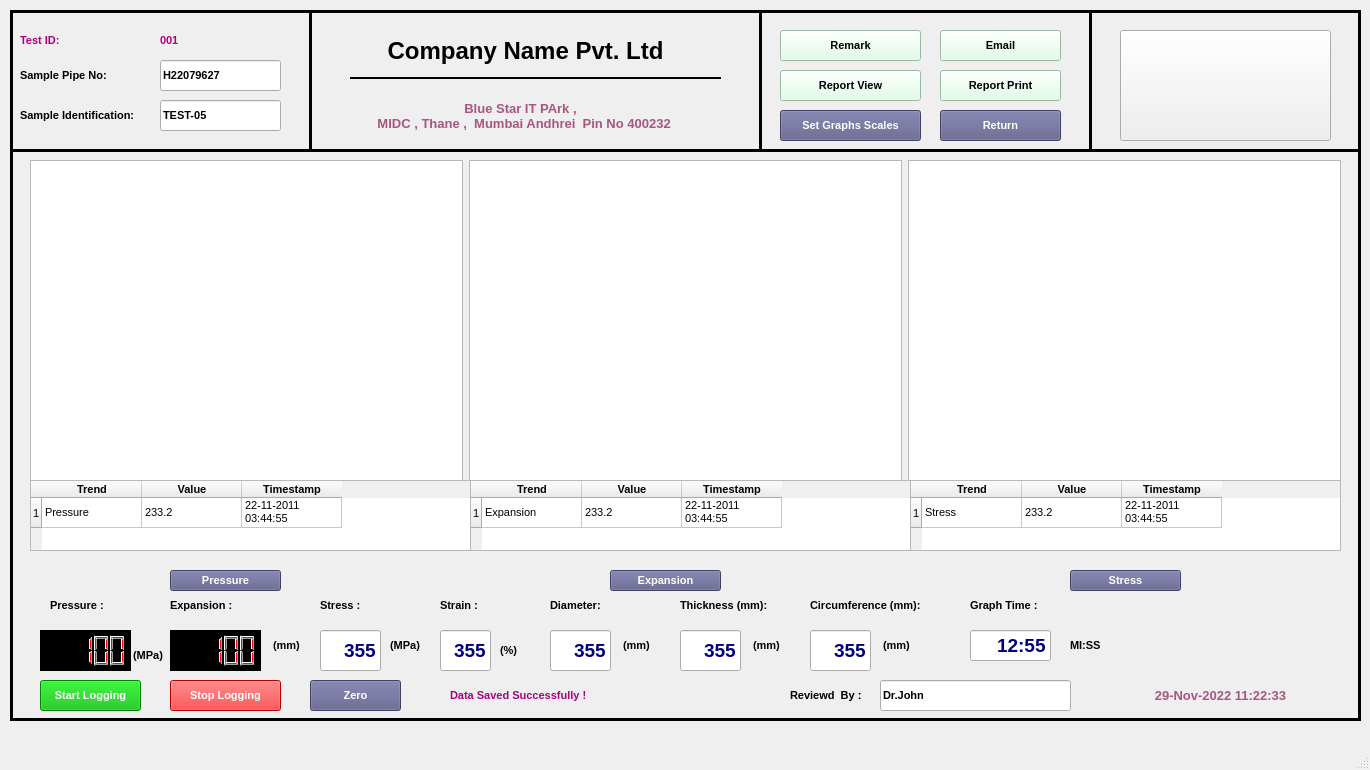
<?xml version="1.0" encoding="UTF-8"?>
<ui version="4.0">
 <class>MainWindow</class>
 <widget class="QMainWindow" name="MainWindow">
  <property name="geometry">
   <rect>
    <x>0</x>
    <y>0</y>
    <width>1370</width>
    <height>770</height>
   </rect>
  </property>
  <property name="baseSize">
   <size>
    <width>0</width>
    <height>0</height>
   </size>
  </property>
  <property name="windowTitle">
   <string>MainWindow</string>
  </property>
  <property name="styleSheet">
   <string notr="true"/>
  </property>
  <widget class="QWidget" name="centralwidget">
   <widget class="QFrame" name="frame">
    <property name="geometry">
     <rect>
      <x>10</x>
      <y>10</y>
      <width>1351</width>
      <height>711</height>
     </rect>
    </property>
    <property name="font">
     <font>
      <family>MS Sans Serif</family>
     </font>
    </property>
    <property name="styleSheet">
     <string notr="true"/>
    </property>
    <property name="frameShape">
     <enum>QFrame::Box</enum>
    </property>
    <property name="frameShadow">
     <enum>QFrame::Plain</enum>
    </property>
    <property name="lineWidth">
     <number>3</number>
    </property>
    <widget class="QPushButton" name="pushButton_4">
     <property name="geometry">
      <rect>
       <x>30</x>
       <y>670</y>
       <width>101</width>
       <height>31</height>
      </rect>
     </property>
     <property name="font">
      <font>
       <family>Arial</family>
       <pointsize>8</pointsize>
       <weight>75</weight>
       <bold>true</bold>
      </font>
     </property>
     <property name="styleSheet">
      <string notr="true">color: rgb(255, 255, 255);
background-color: rgb(0, 180, 0);</string>
     </property>
     <property name="text">
      <string>Start Logging</string>
     </property>
    </widget>
    <widget class="QLabel" name="label_11">
     <property name="geometry">
      <rect>
       <x>10</x>
       <y>20</y>
       <width>91</width>
       <height>21</height>
      </rect>
     </property>
     <property name="font">
      <font>
       <family>Arial</family>
       <pointsize>8</pointsize>
       <weight>75</weight>
       <bold>true</bold>
      </font>
     </property>
     <property name="styleSheet">
      <string notr="true">color: rgb(170, 0, 127);</string>
     </property>
     <property name="text">
      <string>Test ID:</string>
     </property>
     <property name="alignment">
      <set>Qt::AlignLeading|Qt::AlignLeft|Qt::AlignVCenter</set>
     </property>
    </widget>
    <widget class="QLabel" name="label_12">
     <property name="geometry">
      <rect>
       <x>150</x>
       <y>20</y>
       <width>61</width>
       <height>21</height>
      </rect>
     </property>
     <property name="font">
      <font>
       <family>Arial</family>
       <pointsize>8</pointsize>
       <weight>75</weight>
       <bold>true</bold>
      </font>
     </property>
     <property name="styleSheet">
      <string notr="true">color: rgb(170, 0, 127);</string>
     </property>
     <property name="text">
      <string>001</string>
     </property>
     <property name="alignment">
      <set>Qt::AlignLeading|Qt::AlignLeft|Qt::AlignVCenter</set>
     </property>
    </widget>
    <widget class="QLCDNumber" name="lcdNumber">
     <property name="geometry">
      <rect>
       <x>160</x>
       <y>620</y>
       <width>91</width>
       <height>41</height>
      </rect>
     </property>
     <property name="styleSheet">
      <string notr="true">background-color: rgb(0, 0, 0);
font: 10pt &quot;MS Sans Serif&quot;;
color: rgb(255, 0, 0);</string>
     </property>
     <property name="smallDecimalPoint">
      <bool>false</bool>
     </property>
     <property name="value" stdset="0">
      <double>100.000000000000000</double>
     </property>
     <property name="intValue" stdset="0">
      <number>100</number>
     </property>
    </widget>
    <widget class="QPushButton" name="pushButton_5">
     <property name="geometry">
      <rect>
       <x>930</x>
       <y>20</y>
       <width>121</width>
       <height>31</height>
      </rect>
     </property>
     <property name="font">
      <font>
       <family>Arial</family>
       <pointsize>8</pointsize>
       <weight>75</weight>
       <bold>true</bold>
      </font>
     </property>
     <property name="styleSheet">
      <string notr="true">color: rgb(0, 0, 0);
background-color: rgb(217, 255, 227);</string>
     </property>
     <property name="text">
      <string>Email</string>
     </property>
    </widget>
    <widget class="QPushButton" name="pushButton_6">
     <property name="geometry">
      <rect>
       <x>770</x>
       <y>20</y>
       <width>141</width>
       <height>31</height>
      </rect>
     </property>
     <property name="font">
      <font>
       <family>Arial</family>
       <pointsize>8</pointsize>
       <weight>75</weight>
       <bold>true</bold>
      </font>
     </property>
     <property name="styleSheet">
      <string notr="true">color: rgb(0, 0, 0);
background-color: rgb(217, 255, 227);</string>
     </property>
     <property name="text">
      <string>Remark</string>
     </property>
    </widget>
    <widget class="QPushButton" name="pushButton_7">
     <property name="geometry">
      <rect>
       <x>770</x>
       <y>60</y>
       <width>141</width>
       <height>31</height>
      </rect>
     </property>
     <property name="font">
      <font>
       <family>Arial</family>
       <pointsize>8</pointsize>
       <weight>75</weight>
       <bold>true</bold>
      </font>
     </property>
     <property name="styleSheet">
      <string notr="true">color: rgb(0, 0, 0);
background-color: rgb(217, 255, 227);</string>
     </property>
     <property name="text">
      <string>Report View</string>
     </property>
    </widget>
    <widget class="QPushButton" name="pushButton_8">
     <property name="geometry">
      <rect>
       <x>930</x>
       <y>60</y>
       <width>121</width>
       <height>31</height>
      </rect>
     </property>
     <property name="font">
      <font>
       <family>Arial</family>
       <pointsize>8</pointsize>
       <weight>75</weight>
       <bold>true</bold>
      </font>
     </property>
     <property name="styleSheet">
      <string notr="true">color: rgb(0, 0, 0);
background-color: rgb(217, 255, 227);</string>
     </property>
     <property name="text">
      <string>Report Print</string>
     </property>
    </widget>
    <widget class="QLCDNumber" name="lcdNumber_2">
     <property name="geometry">
      <rect>
       <x>30</x>
       <y>620</y>
       <width>91</width>
       <height>41</height>
      </rect>
     </property>
     <property name="styleSheet">
      <string notr="true">background-color: rgb(0, 0, 0);
font: 10pt &quot;MS Sans Serif&quot;;
color: rgb(255, 0, 0);</string>
     </property>
     <property name="smallDecimalPoint">
      <bool>false</bool>
     </property>
     <property name="value" stdset="0">
      <double>100.000000000000000</double>
     </property>
     <property name="intValue" stdset="0">
      <number>100</number>
     </property>
    </widget>
    <widget class="QLabel" name="label_78">
     <property name="geometry">
      <rect>
       <x>10</x>
       <y>50</y>
       <width>141</width>
       <height>31</height>
      </rect>
     </property>
     <property name="font">
      <font>
       <family>Arial</family>
       <pointsize>8</pointsize>
       <weight>75</weight>
       <bold>true</bold>
      </font>
     </property>
     <property name="styleSheet">
      <string notr="true">color: rgb(0, 0, 0);</string>
     </property>
     <property name="text">
      <string>Sample Pipe No:</string>
     </property>
     <property name="alignment">
      <set>Qt::AlignLeading|Qt::AlignLeft|Qt::AlignVCenter</set>
     </property>
    </widget>
    <widget class="QLineEdit" name="lineEdit_16">
     <property name="geometry">
      <rect>
       <x>150</x>
       <y>50</y>
       <width>121</width>
       <height>31</height>
      </rect>
     </property>
     <property name="font">
      <font>
       <family>Arial</family>
       <pointsize>8</pointsize>
       <weight>75</weight>
       <bold>true</bold>
      </font>
     </property>
     <property name="text">
      <string>H22079627</string>
     </property>
    </widget>
    <widget class="QLineEdit" name="lineEdit_17">
     <property name="geometry">
      <rect>
       <x>150</x>
       <y>90</y>
       <width>121</width>
       <height>31</height>
      </rect>
     </property>
     <property name="font">
      <font>
       <family>Arial</family>
       <pointsize>8</pointsize>
       <weight>75</weight>
       <bold>true</bold>
      </font>
     </property>
     <property name="text">
      <string>TEST-05</string>
     </property>
    </widget>
    <widget class="QLabel" name="label_79">
     <property name="geometry">
      <rect>
       <x>10</x>
       <y>90</y>
       <width>141</width>
       <height>31</height>
      </rect>
     </property>
     <property name="font">
      <font>
       <family>Arial</family>
       <pointsize>8</pointsize>
       <weight>75</weight>
       <bold>true</bold>
      </font>
     </property>
     <property name="styleSheet">
      <string notr="true">color: rgb(0, 0, 0);</string>
     </property>
     <property name="text">
      <string>Sample Identification:</string>
     </property>
     <property name="alignment">
      <set>Qt::AlignLeading|Qt::AlignLeft|Qt::AlignVCenter</set>
     </property>
    </widget>
    <widget class="Line" name="line_18">
     <property name="geometry">
      <rect>
       <x>290</x>
       <y>0</y>
       <width>20</width>
       <height>141</height>
      </rect>
     </property>
     <property name="frameShadow">
      <enum>QFrame::Plain</enum>
     </property>
     <property name="lineWidth">
      <number>3</number>
     </property>
     <property name="orientation">
      <enum>Qt::Vertical</enum>
     </property>
    </widget>
    <widget class="Line" name="line_19">
     <property name="geometry">
      <rect>
       <x>1070</x>
       <y>0</y>
       <width>20</width>
       <height>141</height>
      </rect>
     </property>
     <property name="frameShadow">
      <enum>QFrame::Plain</enum>
     </property>
     <property name="lineWidth">
      <number>3</number>
     </property>
     <property name="orientation">
      <enum>Qt::Vertical</enum>
     </property>
    </widget>
    <widget class="QPushButton" name="pushButton_16">
     <property name="geometry">
      <rect>
       <x>770</x>
       <y>100</y>
       <width>141</width>
       <height>31</height>
      </rect>
     </property>
     <property name="font">
      <font>
       <family>Arial</family>
       <pointsize>8</pointsize>
       <weight>75</weight>
       <bold>true</bold>
      </font>
     </property>
     <property name="styleSheet">
      <string notr="true">background-color: rgb(90, 90, 134);
color: rgb(255, 255, 255);</string>
     </property>
     <property name="text">
      <string>Set Graphs Scales</string>
     </property>
    </widget>
    <widget class="QLabel" name="label_9">
     <property name="geometry">
      <rect>
       <x>780</x>
       <y>670</y>
       <width>81</width>
       <height>31</height>
      </rect>
     </property>
     <property name="font">
      <font>
       <family>Arial</family>
       <pointsize>8</pointsize>
       <weight>75</weight>
       <bold>true</bold>
      </font>
     </property>
     <property name="styleSheet">
      <string notr="true">color: rgb(0, 0, 0);</string>
     </property>
     <property name="text">
      <string>Reviewd  By :</string>
     </property>
     <property name="alignment">
      <set>Qt::AlignLeading|Qt::AlignLeft|Qt::AlignVCenter</set>
     </property>
    </widget>
    <widget class="QLineEdit" name="lineEdit_44">
     <property name="geometry">
      <rect>
       <x>870</x>
       <y>670</y>
       <width>191</width>
       <height>31</height>
      </rect>
     </property>
     <property name="font">
      <font>
       <family>Arial</family>
       <pointsize>8</pointsize>
       <weight>75</weight>
       <bold>true</bold>
      </font>
     </property>
     <property name="text">
      <string>Dr.John</string>
     </property>
    </widget>
    <widget class="QPushButton" name="pushButton_9">
     <property name="geometry">
      <rect>
       <x>160</x>
       <y>670</y>
       <width>111</width>
       <height>31</height>
      </rect>
     </property>
     <property name="font">
      <font>
       <family>Arial</family>
       <pointsize>8</pointsize>
       <weight>75</weight>
       <bold>true</bold>
      </font>
     </property>
     <property name="styleSheet">
      <string notr="true">color: rgb(255, 255, 255);
background-color: rgb(255, 0, 0);</string>
     </property>
     <property name="text">
      <string>Stop Logging</string>
     </property>
    </widget>
    <widget class="QLabel" name="label_140">
     <property name="geometry">
      <rect>
       <x>540</x>
       <y>580</y>
       <width>101</width>
       <height>31</height>
      </rect>
     </property>
     <property name="font">
      <font>
       <family>Arial</family>
       <pointsize>8</pointsize>
       <weight>75</weight>
       <bold>true</bold>
      </font>
     </property>
     <property name="styleSheet">
      <string notr="true">color: rgb(0, 0, 0);</string>
     </property>
     <property name="text">
      <string>Diameter:</string>
     </property>
     <property name="alignment">
      <set>Qt::AlignLeading|Qt::AlignLeft|Qt::AlignVCenter</set>
     </property>
    </widget>
    <widget class="QLineEdit" name="lineEdit_46">
     <property name="geometry">
      <rect>
       <x>540</x>
       <y>620</y>
       <width>61</width>
       <height>41</height>
      </rect>
     </property>
     <property name="font">
      <font>
       <family>Arial</family>
       <pointsize>14</pointsize>
       <weight>75</weight>
       <bold>true</bold>
      </font>
     </property>
     <property name="styleSheet">
      <string notr="true">color: rgb(0, 0, 127);</string>
     </property>
     <property name="text">
      <string>355</string>
     </property>
     <property name="alignment">
      <set>Qt::AlignRight|Qt::AlignTrailing|Qt::AlignVCenter</set>
     </property>
    </widget>
    <widget class="QLabel" name="label_143">
     <property name="geometry">
      <rect>
       <x>670</x>
       <y>580</y>
       <width>101</width>
       <height>31</height>
      </rect>
     </property>
     <property name="font">
      <font>
       <family>Arial</family>
       <pointsize>8</pointsize>
       <weight>75</weight>
       <bold>true</bold>
      </font>
     </property>
     <property name="styleSheet">
      <string notr="true">color: rgb(0, 0, 0);</string>
     </property>
     <property name="text">
      <string>Thickness (mm):</string>
     </property>
     <property name="alignment">
      <set>Qt::AlignLeading|Qt::AlignLeft|Qt::AlignVCenter</set>
     </property>
    </widget>
    <widget class="QLineEdit" name="lineEdit_47">
     <property name="geometry">
      <rect>
       <x>670</x>
       <y>620</y>
       <width>61</width>
       <height>41</height>
      </rect>
     </property>
     <property name="font">
      <font>
       <family>Arial</family>
       <pointsize>14</pointsize>
       <weight>75</weight>
       <bold>true</bold>
      </font>
     </property>
     <property name="styleSheet">
      <string notr="true">color: rgb(0, 0, 127);</string>
     </property>
     <property name="text">
      <string>355</string>
     </property>
     <property name="alignment">
      <set>Qt::AlignRight|Qt::AlignTrailing|Qt::AlignVCenter</set>
     </property>
    </widget>
    <widget class="QLabel" name="label_144">
     <property name="geometry">
      <rect>
       <x>800</x>
       <y>580</y>
       <width>131</width>
       <height>31</height>
      </rect>
     </property>
     <property name="font">
      <font>
       <family>Arial</family>
       <pointsize>8</pointsize>
       <weight>75</weight>
       <bold>true</bold>
      </font>
     </property>
     <property name="styleSheet">
      <string notr="true">color: rgb(0, 0, 0);</string>
     </property>
     <property name="text">
      <string>Circumference (mm):</string>
     </property>
     <property name="alignment">
      <set>Qt::AlignLeading|Qt::AlignLeft|Qt::AlignVCenter</set>
     </property>
    </widget>
    <widget class="QLineEdit" name="lineEdit_48">
     <property name="geometry">
      <rect>
       <x>310</x>
       <y>620</y>
       <width>61</width>
       <height>41</height>
      </rect>
     </property>
     <property name="font">
      <font>
       <family>Arial</family>
       <pointsize>14</pointsize>
       <weight>75</weight>
       <bold>true</bold>
      </font>
     </property>
     <property name="styleSheet">
      <string notr="true">color: rgb(0, 0, 127);</string>
     </property>
     <property name="text">
      <string>355</string>
     </property>
     <property name="alignment">
      <set>Qt::AlignRight|Qt::AlignTrailing|Qt::AlignVCenter</set>
     </property>
    </widget>
    <widget class="QLabel" name="label_145">
     <property name="geometry">
      <rect>
       <x>40</x>
       <y>580</y>
       <width>81</width>
       <height>31</height>
      </rect>
     </property>
     <property name="font">
      <font>
       <family>Arial</family>
       <pointsize>8</pointsize>
       <weight>75</weight>
       <bold>true</bold>
      </font>
     </property>
     <property name="styleSheet">
      <string notr="true">color: rgb(0, 0, 0);</string>
     </property>
     <property name="text">
      <string>Pressure :</string>
     </property>
     <property name="alignment">
      <set>Qt::AlignLeading|Qt::AlignLeft|Qt::AlignVCenter</set>
     </property>
    </widget>
    <widget class="QLabel" name="label_146">
     <property name="geometry">
      <rect>
       <x>160</x>
       <y>580</y>
       <width>111</width>
       <height>31</height>
      </rect>
     </property>
     <property name="font">
      <font>
       <family>Arial</family>
       <pointsize>8</pointsize>
       <weight>75</weight>
       <bold>true</bold>
      </font>
     </property>
     <property name="styleSheet">
      <string notr="true">color: rgb(0, 0, 0);</string>
     </property>
     <property name="text">
      <string>Expansion :</string>
     </property>
     <property name="alignment">
      <set>Qt::AlignLeading|Qt::AlignLeft|Qt::AlignVCenter</set>
     </property>
    </widget>
    <widget class="QLabel" name="label_147">
     <property name="geometry">
      <rect>
       <x>310</x>
       <y>580</y>
       <width>61</width>
       <height>31</height>
      </rect>
     </property>
     <property name="font">
      <font>
       <family>Arial</family>
       <pointsize>8</pointsize>
       <weight>75</weight>
       <bold>true</bold>
      </font>
     </property>
     <property name="styleSheet">
      <string notr="true">color: rgb(0, 0, 0);</string>
     </property>
     <property name="text">
      <string>Stress :</string>
     </property>
     <property name="alignment">
      <set>Qt::AlignLeading|Qt::AlignLeft|Qt::AlignVCenter</set>
     </property>
    </widget>
    <widget class="QLineEdit" name="lineEdit_51">
     <property name="geometry">
      <rect>
       <x>800</x>
       <y>620</y>
       <width>61</width>
       <height>41</height>
      </rect>
     </property>
     <property name="font">
      <font>
       <family>Arial</family>
       <pointsize>14</pointsize>
       <weight>75</weight>
       <bold>true</bold>
      </font>
     </property>
     <property name="styleSheet">
      <string notr="true">color: rgb(0, 0, 127);</string>
     </property>
     <property name="text">
      <string>355</string>
     </property>
     <property name="alignment">
      <set>Qt::AlignRight|Qt::AlignTrailing|Qt::AlignVCenter</set>
     </property>
    </widget>
    <widget class="QLabel" name="label_148">
     <property name="geometry">
      <rect>
       <x>430</x>
       <y>580</y>
       <width>61</width>
       <height>31</height>
      </rect>
     </property>
     <property name="font">
      <font>
       <family>Arial</family>
       <pointsize>8</pointsize>
       <weight>75</weight>
       <bold>true</bold>
      </font>
     </property>
     <property name="styleSheet">
      <string notr="true">color: rgb(0, 0, 0);</string>
     </property>
     <property name="text">
      <string>Strain :</string>
     </property>
     <property name="alignment">
      <set>Qt::AlignLeading|Qt::AlignLeft|Qt::AlignVCenter</set>
     </property>
    </widget>
    <widget class="QLineEdit" name="lineEdit_52">
     <property name="geometry">
      <rect>
       <x>430</x>
       <y>620</y>
       <width>51</width>
       <height>41</height>
      </rect>
     </property>
     <property name="font">
      <font>
       <family>Arial</family>
       <pointsize>14</pointsize>
       <weight>75</weight>
       <bold>true</bold>
      </font>
     </property>
     <property name="styleSheet">
      <string notr="true">color: rgb(0, 0, 127);</string>
     </property>
     <property name="text">
      <string>355</string>
     </property>
     <property name="alignment">
      <set>Qt::AlignRight|Qt::AlignTrailing|Qt::AlignVCenter</set>
     </property>
    </widget>
    <widget class="QPushButton" name="pushButton_15">
     <property name="geometry">
      <rect>
       <x>930</x>
       <y>100</y>
       <width>121</width>
       <height>31</height>
      </rect>
     </property>
     <property name="font">
      <font>
       <family>Arial</family>
       <pointsize>8</pointsize>
       <weight>75</weight>
       <bold>true</bold>
      </font>
     </property>
     <property name="styleSheet">
      <string notr="true">background-color: rgb(90, 90, 134);
color: rgb(255, 255, 255);</string>
     </property>
     <property name="text">
      <string>Return</string>
     </property>
    </widget>
    <widget class="QPushButton" name="pushButton">
     <property name="geometry">
      <rect>
       <x>1110</x>
       <y>20</y>
       <width>211</width>
       <height>111</height>
      </rect>
     </property>
     <property name="text">
      <string/>
     </property>
     <property name="icon">
      <iconset>
       <normaloff>../images/GIGSYSlogo.png</normaloff>../images/GIGSYSlogo.png</iconset>
     </property>
     <property name="iconSize">
      <size>
       <width>150</width>
       <height>110</height>
      </size>
     </property>
    </widget>
    <widget class="QLabel" name="label_149">
     <property name="geometry">
      <rect>
       <x>960</x>
       <y>580</y>
       <width>81</width>
       <height>31</height>
      </rect>
     </property>
     <property name="font">
      <font>
       <family>Arial</family>
       <pointsize>8</pointsize>
       <weight>75</weight>
       <bold>true</bold>
      </font>
     </property>
     <property name="styleSheet">
      <string notr="true">color: rgb(0, 0, 0);</string>
     </property>
     <property name="text">
      <string>Graph Time :</string>
     </property>
     <property name="alignment">
      <set>Qt::AlignLeading|Qt::AlignLeft|Qt::AlignVCenter</set>
     </property>
    </widget>
    <widget class="QLineEdit" name="lineEdit_53">
     <property name="geometry">
      <rect>
       <x>960</x>
       <y>620</y>
       <width>81</width>
       <height>31</height>
      </rect>
     </property>
     <property name="font">
      <font>
       <family>Arial</family>
       <pointsize>14</pointsize>
       <weight>75</weight>
       <bold>true</bold>
      </font>
     </property>
     <property name="styleSheet">
      <string notr="true">color: rgb(0, 0, 127);</string>
     </property>
     <property name="text">
      <string>12:55</string>
     </property>
     <property name="alignment">
      <set>Qt::AlignRight|Qt::AlignTrailing|Qt::AlignVCenter</set>
     </property>
    </widget>
    <widget class="QLabel" name="label_150">
     <property name="geometry">
      <rect>
       <x>120</x>
       <y>630</y>
       <width>41</width>
       <height>31</height>
      </rect>
     </property>
     <property name="font">
      <font>
       <family>Arial</family>
       <pointsize>8</pointsize>
       <weight>75</weight>
       <bold>true</bold>
      </font>
     </property>
     <property name="styleSheet">
      <string notr="true">color: rgb(0, 0, 0);</string>
     </property>
     <property name="text">
      <string> (MPa) </string>
     </property>
     <property name="alignment">
      <set>Qt::AlignLeading|Qt::AlignLeft|Qt::AlignVCenter</set>
     </property>
    </widget>
    <widget class="QLabel" name="label_151">
     <property name="geometry">
      <rect>
       <x>260</x>
       <y>620</y>
       <width>41</width>
       <height>31</height>
      </rect>
     </property>
     <property name="font">
      <font>
       <family>Arial</family>
       <pointsize>8</pointsize>
       <weight>75</weight>
       <bold>true</bold>
      </font>
     </property>
     <property name="styleSheet">
      <string notr="true">color: rgb(0, 0, 0);</string>
     </property>
     <property name="text">
      <string> (mm) </string>
     </property>
     <property name="alignment">
      <set>Qt::AlignLeading|Qt::AlignLeft|Qt::AlignVCenter</set>
     </property>
    </widget>
    <widget class="QLabel" name="label_152">
     <property name="geometry">
      <rect>
       <x>380</x>
       <y>620</y>
       <width>41</width>
       <height>31</height>
      </rect>
     </property>
     <property name="font">
      <font>
       <family>Arial</family>
       <pointsize>8</pointsize>
       <weight>75</weight>
       <bold>true</bold>
      </font>
     </property>
     <property name="styleSheet">
      <string notr="true">color: rgb(0, 0, 0);</string>
     </property>
     <property name="text">
      <string>(MPa) </string>
     </property>
     <property name="alignment">
      <set>Qt::AlignLeading|Qt::AlignLeft|Qt::AlignVCenter</set>
     </property>
    </widget>
    <widget class="QLabel" name="label_153">
     <property name="geometry">
      <rect>
       <x>1060</x>
       <y>620</y>
       <width>41</width>
       <height>31</height>
      </rect>
     </property>
     <property name="font">
      <font>
       <family>Arial</family>
       <pointsize>8</pointsize>
       <weight>75</weight>
       <bold>true</bold>
      </font>
     </property>
     <property name="styleSheet">
      <string notr="true">color: rgb(0, 0, 0);</string>
     </property>
     <property name="text">
      <string>MI:SS</string>
     </property>
     <property name="alignment">
      <set>Qt::AlignLeading|Qt::AlignLeft|Qt::AlignVCenter</set>
     </property>
    </widget>
    <widget class="QLabel" name="label_154">
     <property name="geometry">
      <rect>
       <x>490</x>
       <y>630</y>
       <width>31</width>
       <height>21</height>
      </rect>
     </property>
     <property name="font">
      <font>
       <family>Arial</family>
       <pointsize>8</pointsize>
       <weight>75</weight>
       <bold>true</bold>
      </font>
     </property>
     <property name="styleSheet">
      <string notr="true">color: rgb(0, 0, 0);</string>
     </property>
     <property name="text">
      <string>(%) </string>
     </property>
     <property name="alignment">
      <set>Qt::AlignLeading|Qt::AlignLeft|Qt::AlignVCenter</set>
     </property>
    </widget>
    <widget class="QLabel" name="label_155">
     <property name="geometry">
      <rect>
       <x>610</x>
       <y>620</y>
       <width>41</width>
       <height>31</height>
      </rect>
     </property>
     <property name="font">
      <font>
       <family>Arial</family>
       <pointsize>8</pointsize>
       <weight>75</weight>
       <bold>true</bold>
      </font>
     </property>
     <property name="styleSheet">
      <string notr="true">color: rgb(0, 0, 0);</string>
     </property>
     <property name="text">
      <string> (mm)</string>
     </property>
     <property name="alignment">
      <set>Qt::AlignLeading|Qt::AlignLeft|Qt::AlignVCenter</set>
     </property>
    </widget>
    <widget class="QLabel" name="label_156">
     <property name="geometry">
      <rect>
       <x>740</x>
       <y>620</y>
       <width>41</width>
       <height>31</height>
      </rect>
     </property>
     <property name="font">
      <font>
       <family>Arial</family>
       <pointsize>8</pointsize>
       <weight>75</weight>
       <bold>true</bold>
      </font>
     </property>
     <property name="styleSheet">
      <string notr="true">color: rgb(0, 0, 0);</string>
     </property>
     <property name="text">
      <string> (mm)</string>
     </property>
     <property name="alignment">
      <set>Qt::AlignLeading|Qt::AlignLeft|Qt::AlignVCenter</set>
     </property>
    </widget>
    <widget class="QLabel" name="label_157">
     <property name="geometry">
      <rect>
       <x>870</x>
       <y>620</y>
       <width>51</width>
       <height>31</height>
      </rect>
     </property>
     <property name="font">
      <font>
       <family>Arial</family>
       <pointsize>8</pointsize>
       <weight>75</weight>
       <bold>true</bold>
      </font>
     </property>
     <property name="styleSheet">
      <string notr="true">color: rgb(0, 0, 0);</string>
     </property>
     <property name="text">
      <string> (mm)</string>
     </property>
     <property name="alignment">
      <set>Qt::AlignLeading|Qt::AlignLeft|Qt::AlignVCenter</set>
     </property>
    </widget>
    <widget class="QLabel" name="label_15">
     <property name="geometry">
      <rect>
       <x>440</x>
       <y>670</y>
       <width>331</width>
       <height>31</height>
      </rect>
     </property>
     <property name="font">
      <font>
       <family>Arial</family>
       <pointsize>8</pointsize>
       <weight>75</weight>
       <bold>true</bold>
      </font>
     </property>
     <property name="styleSheet">
      <string notr="true">color: rgb(170, 0, 127);</string>
     </property>
     <property name="text">
      <string>Data Saved Successfully !</string>
     </property>
     <property name="alignment">
      <set>Qt::AlignLeading|Qt::AlignLeft|Qt::AlignVCenter</set>
     </property>
    </widget>
    <widget class="QLabel" name="label">
     <property name="geometry">
      <rect>
       <x>330</x>
       <y>20</y>
       <width>371</width>
       <height>41</height>
      </rect>
     </property>
     <property name="font">
      <font>
       <family>Arial</family>
       <pointsize>18</pointsize>
       <weight>75</weight>
       <bold>true</bold>
      </font>
     </property>
     <property name="text">
      <string>Company Name Pvt. Ltd</string>
     </property>
     <property name="alignment">
      <set>Qt::AlignCenter</set>
     </property>
    </widget>
    <widget class="QLabel" name="label_2">
     <property name="geometry">
      <rect>
       <x>350</x>
       <y>80</y>
       <width>321</width>
       <height>51</height>
      </rect>
     </property>
     <property name="font">
      <font>
       <pointsize>10</pointsize>
       <weight>75</weight>
       <bold>true</bold>
      </font>
     </property>
     <property name="styleSheet">
      <string notr="true">color: rgb(170, 85, 127);</string>
     </property>
     <property name="text">
      <string>Blue Star IT PArk ,
  MIDC , Thane ,  Mumbai Andhrei  Pin No 400232</string>
     </property>
     <property name="alignment">
      <set>Qt::AlignCenter</set>
     </property>
    </widget>
    <widget class="Line" name="line_2">
     <property name="geometry">
      <rect>
       <x>340</x>
       <y>60</y>
       <width>371</width>
       <height>16</height>
      </rect>
     </property>
     <property name="frameShadow">
      <enum>QFrame::Plain</enum>
     </property>
     <property name="lineWidth">
      <number>2</number>
     </property>
     <property name="orientation">
      <enum>Qt::Horizontal</enum>
     </property>
    </widget>
    <widget class="QLabel" name="label_3">
     <property name="geometry">
      <rect>
       <x>1090</x>
       <y>670</y>
       <width>241</width>
       <height>31</height>
      </rect>
     </property>
     <property name="font">
      <font>
       <family>Arial</family>
       <pointsize>10</pointsize>
       <weight>75</weight>
       <bold>true</bold>
      </font>
     </property>
     <property name="styleSheet">
      <string notr="true">color: rgb(170, 85, 127);</string>
     </property>
     <property name="text">
      <string>29-Nov-2022 11:22:33</string>
     </property>
     <property name="alignment">
      <set>Qt::AlignCenter</set>
     </property>
    </widget>
    <widget class="Line" name="line_20">
     <property name="geometry">
      <rect>
       <x>740</x>
       <y>0</y>
       <width>20</width>
       <height>141</height>
      </rect>
     </property>
     <property name="frameShadow">
      <enum>QFrame::Plain</enum>
     </property>
     <property name="lineWidth">
      <number>3</number>
     </property>
     <property name="orientation">
      <enum>Qt::Vertical</enum>
     </property>
    </widget>
    <widget class="Line" name="line">
     <property name="geometry">
      <rect>
       <x>0</x>
       <y>130</y>
       <width>1351</width>
       <height>21</height>
      </rect>
     </property>
     <property name="frameShadow">
      <enum>QFrame::Plain</enum>
     </property>
     <property name="lineWidth">
      <number>3</number>
     </property>
     <property name="orientation">
      <enum>Qt::Horizontal</enum>
     </property>
    </widget>
    <widget class="QTableWidget" name="tableWidget">
     <property name="geometry">
      <rect>
       <x>20</x>
       <y>470</y>
       <width>441</width>
       <height>71</height>
      </rect>
     </property>
     <row>
      <property name="text">
       <string>1</string>
      </property>
      <property name="font">
       <font>
        <family>Arial</family>
        <pointsize>8</pointsize>
       </font>
      </property>
     </row>
     <column>
      <property name="text">
       <string>Trend</string>
      </property>
      <property name="font">
       <font>
        <family>Arial</family>
        <pointsize>8</pointsize>
        <weight>75</weight>
        <bold>true</bold>
       </font>
      </property>
     </column>
     <column>
      <property name="text">
       <string>Value</string>
      </property>
      <property name="font">
       <font>
        <family>Arial</family>
        <pointsize>8</pointsize>
        <weight>75</weight>
        <bold>true</bold>
       </font>
      </property>
     </column>
     <column>
      <property name="text">
       <string>Timestamp</string>
      </property>
      <property name="font">
       <font>
        <family>Arial</family>
        <pointsize>8</pointsize>
        <weight>75</weight>
        <bold>true</bold>
       </font>
      </property>
     </column>
     <item row="0" column="0">
      <property name="text">
       <string>Pressure</string>
      </property>
      <property name="font">
       <font>
        <family>Arial</family>
        <pointsize>8</pointsize>
       </font>
      </property>
     </item>
     <item row="0" column="1">
      <property name="text">
       <string>233.2</string>
      </property>
      <property name="font">
       <font>
        <family>Arial</family>
        <pointsize>8</pointsize>
       </font>
      </property>
     </item>
     <item row="0" column="2">
      <property name="text">
       <string>22-11-2011 03:44:55</string>
      </property>
      <property name="font">
       <font>
        <family>Arial</family>
        <pointsize>8</pointsize>
       </font>
      </property>
     </item>
    </widget>
    <widget class="QTableWidget" name="tableWidget_2">
     <property name="geometry">
      <rect>
       <x>460</x>
       <y>470</y>
       <width>441</width>
       <height>71</height>
      </rect>
     </property>
     <row>
      <property name="text">
       <string>1</string>
      </property>
      <property name="font">
       <font>
        <family>Arial</family>
        <pointsize>8</pointsize>
       </font>
      </property>
     </row>
     <column>
      <property name="text">
       <string>Trend</string>
      </property>
      <property name="font">
       <font>
        <family>Arial</family>
        <pointsize>8</pointsize>
        <weight>75</weight>
        <bold>true</bold>
       </font>
      </property>
     </column>
     <column>
      <property name="text">
       <string>Value</string>
      </property>
      <property name="font">
       <font>
        <family>Arial</family>
        <pointsize>8</pointsize>
        <weight>75</weight>
        <bold>true</bold>
       </font>
      </property>
     </column>
     <column>
      <property name="text">
       <string>Timestamp</string>
      </property>
      <property name="font">
       <font>
        <family>Arial</family>
        <pointsize>8</pointsize>
        <weight>75</weight>
        <bold>true</bold>
       </font>
      </property>
     </column>
     <item row="0" column="0">
      <property name="text">
       <string>Expansion</string>
      </property>
      <property name="font">
       <font>
        <family>Arial</family>
        <pointsize>8</pointsize>
       </font>
      </property>
     </item>
     <item row="0" column="1">
      <property name="text">
       <string>233.2</string>
      </property>
      <property name="font">
       <font>
        <family>Arial</family>
        <pointsize>8</pointsize>
       </font>
      </property>
     </item>
     <item row="0" column="2">
      <property name="text">
       <string>22-11-2011 03:44:55</string>
      </property>
      <property name="font">
       <font>
        <family>Arial</family>
        <pointsize>8</pointsize>
       </font>
      </property>
     </item>
    </widget>
    <widget class="QTableWidget" name="tableWidget_3">
     <property name="geometry">
      <rect>
       <x>900</x>
       <y>470</y>
       <width>431</width>
       <height>71</height>
      </rect>
     </property>
     <row>
      <property name="text">
       <string>1</string>
      </property>
      <property name="font">
       <font>
        <family>Arial</family>
        <pointsize>8</pointsize>
       </font>
      </property>
     </row>
     <column>
      <property name="text">
       <string>Trend</string>
      </property>
      <property name="font">
       <font>
        <family>Arial</family>
        <pointsize>8</pointsize>
        <weight>75</weight>
        <bold>true</bold>
       </font>
      </property>
     </column>
     <column>
      <property name="text">
       <string>Value</string>
      </property>
      <property name="font">
       <font>
        <family>Arial</family>
        <pointsize>8</pointsize>
        <weight>75</weight>
        <bold>true</bold>
       </font>
      </property>
     </column>
     <column>
      <property name="text">
       <string>Timestamp</string>
      </property>
      <property name="font">
       <font>
        <family>Arial</family>
        <pointsize>8</pointsize>
        <weight>75</weight>
        <bold>true</bold>
       </font>
      </property>
     </column>
     <item row="0" column="0">
      <property name="text">
       <string>Stress</string>
      </property>
      <property name="font">
       <font>
        <family>Arial</family>
        <pointsize>8</pointsize>
       </font>
      </property>
     </item>
     <item row="0" column="1">
      <property name="text">
       <string>233.2</string>
      </property>
      <property name="font">
       <font>
        <family>Arial</family>
        <pointsize>8</pointsize>
       </font>
      </property>
     </item>
     <item row="0" column="2">
      <property name="text">
       <string>22-11-2011 03:44:55</string>
      </property>
      <property name="font">
       <font>
        <family>Arial</family>
        <pointsize>8</pointsize>
       </font>
      </property>
     </item>
    </widget>
    <widget class="QPushButton" name="pushButton_17">
     <property name="geometry">
      <rect>
       <x>160</x>
       <y>560</y>
       <width>111</width>
       <height>21</height>
      </rect>
     </property>
     <property name="font">
      <font>
       <family>Arial</family>
       <pointsize>8</pointsize>
       <weight>75</weight>
       <bold>true</bold>
      </font>
     </property>
     <property name="styleSheet">
      <string notr="true">background-color: rgb(90, 90, 134);
color: rgb(255, 255, 255);</string>
     </property>
     <property name="text">
      <string>Pressure</string>
     </property>
    </widget>
    <widget class="QPushButton" name="pushButton_18">
     <property name="geometry">
      <rect>
       <x>600</x>
       <y>560</y>
       <width>111</width>
       <height>21</height>
      </rect>
     </property>
     <property name="font">
      <font>
       <family>Arial</family>
       <pointsize>8</pointsize>
       <weight>75</weight>
       <bold>true</bold>
      </font>
     </property>
     <property name="styleSheet">
      <string notr="true">background-color: rgb(90, 90, 134);
color: rgb(255, 255, 255);</string>
     </property>
     <property name="text">
      <string>Expansion</string>
     </property>
    </widget>
    <widget class="QPushButton" name="pushButton_19">
     <property name="geometry">
      <rect>
       <x>1060</x>
       <y>560</y>
       <width>111</width>
       <height>21</height>
      </rect>
     </property>
     <property name="font">
      <font>
       <family>Arial</family>
       <pointsize>8</pointsize>
       <weight>75</weight>
       <bold>true</bold>
      </font>
     </property>
     <property name="styleSheet">
      <string notr="true">background-color: rgb(90, 90, 134);
color: rgb(255, 255, 255);</string>
     </property>
     <property name="text">
      <string>Stress</string>
     </property>
    </widget>
    <widget class="QPushButton" name="pushButton_20">
     <property name="geometry">
      <rect>
       <x>300</x>
       <y>670</y>
       <width>91</width>
       <height>31</height>
      </rect>
     </property>
     <property name="font">
      <font>
       <family>Arial</family>
       <pointsize>8</pointsize>
       <weight>75</weight>
       <bold>true</bold>
      </font>
     </property>
     <property name="styleSheet">
      <string notr="true">background-color: rgb(90, 90, 134);
color: rgb(255, 255, 255);</string>
     </property>
     <property name="text">
      <string>Zero</string>
     </property>
    </widget>
    <widget class="QWidget" name="">
     <property name="geometry">
      <rect>
       <x>20</x>
       <y>150</y>
       <width>1311</width>
       <height>321</height>
      </rect>
     </property>
     <layout class="QGridLayout" name="gridLayout">
      <item row="0" column="0">
       <widget class="QGraphicsView" name="graphicsView"/>
      </item>
      <item row="0" column="1">
       <widget class="QGraphicsView" name="graphicsView_2"/>
      </item>
      <item row="0" column="2">
       <widget class="QGraphicsView" name="graphicsView_3"/>
      </item>
     </layout>
    </widget>
   </widget>
  </widget>
  <widget class="QMenuBar" name="menubar">
   <property name="geometry">
    <rect>
     <x>0</x>
     <y>0</y>
     <width>1370</width>
     <height>21</height>
    </rect>
   </property>
  </widget>
  <widget class="QStatusBar" name="statusbar"/>
 </widget>
 <resources/>
 <connections/>
</ui>
